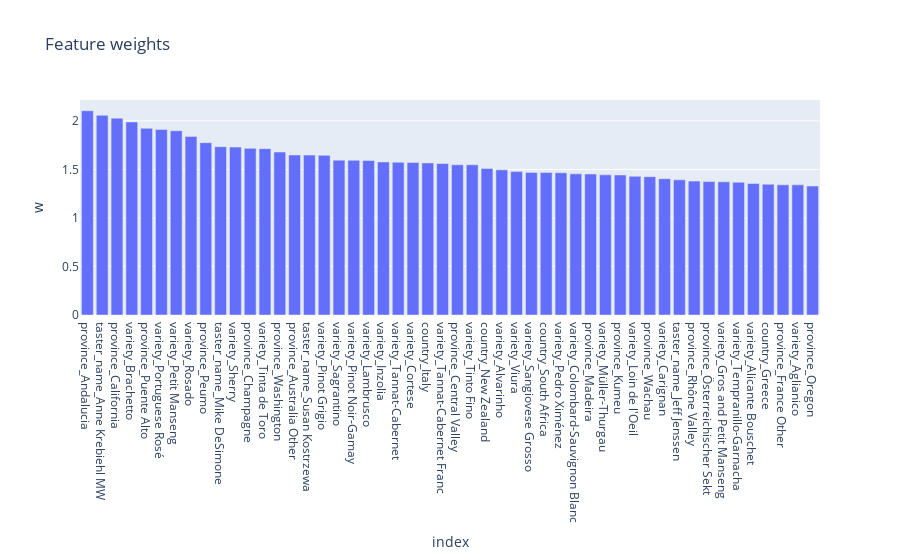

Source (notebook cell):
### Code cell
import plotly_express as px
reg = full_pipeline[-1]
coef = pd.Series(reg.coef_.ravel(), index=reg.feature_names_in_).rename('w')
print(coef.sort_values(ascending=False).reset_index().head(50))
px.bar(coef.abs().sort_values(ascending=False).reset_index().head(50), x='index', y='w', title = 'Feature weights')

### Figure 1 — Plotly figure (JSON) as saved in the notebook; plotly's stock layout.template omitted (floating-point values rounded to 4 significant figures)
{"data": [{"alignmentgroup": "True", "hovertemplate": "index=%{x}<br>w=%{y}<extra></extra>", "legendgroup": "", "marker": {"color": "#636efa", "pattern": {"shape": ""}}, "name": "", "offsetgroup": "", "orientation": "v", "showlegend": false, "textposition": "auto", "type": "bar", "x": ["province_Andalucia", "taster_name_Anne Krebiehl MW", "province_California", "variety_Brachetto", "province_Puente Alto", "variety_Portuguese Rosé", "variety_Petit Manseng", "variety_Rosado", "province_Peumo", "taster_name_Mike DeSimone", "variety_Sherry", "province_Champagne", "variety_Tinta de Toro", "province_Washington", "province_Australia Other", "taster_name_Susan Kostrzewa", "variety_Pinot Grigio", "variety_Sagrantino", "variety_Pinot Noir-Gamay", "variety_Lambrusco", "variety_Inzolia", "variety_Tannat-Cabernet", "variety_Cortese", "country_Italy", "variety_Tannat-Cabernet Franc", "province_Central Valley", "variety_Tinto Fino", "country_New Zealand", "variety_Alvarinho", "variety_Viura", "variety_Sangiovese Grosso", "country_South Africa", "variety_Pedro Ximénez", "variety_Colombard-Sauvignon Blanc", "province_Madeira", "variety_Müller-Thurgau", "province_Kumeu", "variety_Loin de l'Oeil", "province_Wachau", "variety_Carignan", "taster_name_Jeff Jenssen", "province_Rhône Valley", "province_Österreichischer Sekt", "variety_Gros and Petit Manseng", "variety_Tempranillo-Garnacha", "variety_Alicante Bouschet", "country_Greece", "province_France Other", "variety_Aglianico", "province_Oregon"], "xaxis": "x", "y": [2.105, 2.058, 2.029, 1.99, 1.925, 1.913, 1.899, 1.841, 1.776, 1.735, 1.731, 1.718, 1.714, 1.679, 1.649, 1.649, 1.645, 1.596, 1.594, 1.593, 1.578, 1.575, 1.571, 1.568, 1.561, 1.548, 1.547, 1.511, 1.496, 1.478, 1.469, 1.468, 1.465, 1.455, 1.453, 1.444, 1.443, 1.429, 1.426, 1.405, 1.393, 1.38, 1.375, 1.373, 1.368, 1.356, 1.347, 1.341, 1.341, 1.329], "yaxis": "y"}], "layout": {"autosize": true, "barmode": "relative", "legend": {"tracegroupgap": 0}, "title": {"text": "Feature weights"}, "xaxis": {"anchor": "y", "autorange": true, "domain": [0, 1], "range": [-0.5, 49.5], "title": {"text": "index"}, "type": "category"}, "yaxis": {"anchor": "x", "autorange": true, "domain": [0, 1], "range": [0, 2.216], "title": {"text": "w"}, "type": "linear"}}}
